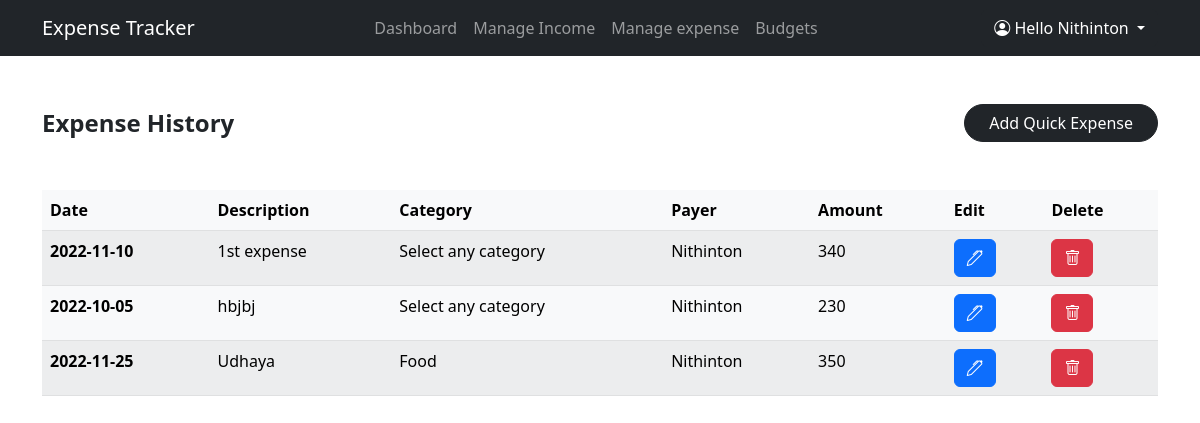
The page /manage/expense (signed in) on the database its author committed.
### app.py (models this page shows, shortened)
class User(db.Model):
    id = db.Column(db.Integer,primary_key=True)
    email = db.Column(db.String(50),unique=True,nullable=False)
    fname = db.Column(db.String(20),nullable=False)
    lname = db.Column(db.String(20))
    pswd = db.Column(db.String(50),nullable=False,default=None)
    expense = db.relationship('Expense', backref='user')
    income = db.relationship('Income', backref='user')

class  Expense(db.Model):
    id = db.Column(db.Integer,primary_key=True)
    description = db.Column(db.String(50),nullable=True,default=None)
    category = db.Column(db.String(50),nullable=True,default=None)
    amount = db.Column(db.Integer,nullable=False)
    date = db.Column(db.String(10),nullable=True,default=None)
    user_id = db.Column(db.Integer, db.ForeignKey('user.id'))

### app.py (the view)
@app.route('/manage/expense',methods = ["POST","GET"])
def expense():
    if request.method =="POST":
        if request.form["submit"] == "quick_expense":
            if request.form['amount']:
                description = request.form['description']
                category = request.form['category']
                date = request.form['date']
                amount = request.form['amount']
                if session["email"]:
                    usr_id = User.query.filter_by(email=session['email']).first().id
                    expense = Expense(description=description,category=category,date=date,amount=amount,user_id=usr_id)
                    db.session.add(expense)
                    db.session.commit()
                    flash("Expense amount "+str(expense.amount)+"₹ added successfully")
                else:
                    flash("Expense not added")
            else:
                flash("Enter amount")
                return redirect(url_for('expense'))
        elif request.form['submit'] == "edit_expense":
            if request.form['Eamount']:
                description = request.form['Edescription']
                category = request.form['Ecategory']
                date = request.form['Edate']
                amount = request.form['Eamount']
                expense_id = request.form['Eid']
                print(amount)
                if session["email"]:
                    usr_id = User.query.filter_by(email=session['email']).first().id
                    Expense.query.filter_by(id=expense_id).first().descrption = description
                    Expense.query.filter_by(id=expense_id).first().category = category
                    Expense.query.filter_by(id=expense_id).first().date = date
                    Expense.query.filter_by(id=expense_id).first().amount = amount
                    db.session.commit()
                    flash("Expense amount "+str(Expense.query.filter_by(id=expense_id).first().amount)+"₹ added successfully")
                else:
                    flash("Expense not added")
            else:
                flash("Enter amount")
                return redirect(url_for('expense'))
        elif request.form['submit'] == "delete_expense":
            print("Hello")
            if request.form['expenseId']:
                expenseId = request.form['expenseId']
                expense = Expense.query.filter_by(id=expenseId).first()
                print(expense)
                db.session.delete(expense)
                db.session.commit()
        return redirect(url_for('expense'))
    else:
        expenses = User.query.filter_by(email=session['email']).first().expense
        return render_template('expenses.html', data = expenses)

### templates/expenses.html (shortened to what this page needs)
{% extends 'base.html' %}
{% block body %}
    <section class="min-vh-100 mt-5">
        <div class="container">
            <div class="d-flex justify-content-between align-items-center">
                <div class="fs-4 fw-bold">Expense History</div>
                <button class="btn btn-dark px-4 rounded-pill" data-bs-toggle="modal" data-bs-target="#expenseModal" >Add Quick Expense</button>
            </div>
            <table class="table table-striped table-light mt-5">
                <thead>
                  <tr>
                    <th scope="col">Date</th>
                    <th scope="col">Description</th>
                    <th scope="col">Category</th>
                    <th scope="col">Payer</th>
                    <th scope="col">Amount</th>
                    <th scope="col">Edit</th>
                    <th scope="col">Delete</th>
                  </tr>
                </thead>
                <tbody>
                    {% for expense in data %}
                    <tr>
                        <th>{{expense.date}}</th>
                        <td>{{expense.description}}</td>
                        <td>{{expense.category}}</td>
                        <td>{{expense.user.fname}}</td>
                        <td>{{expense.amount}}</td>
                        <td><button class="btn btn-primary" data-bs-toggle="modal" data-bs-target="#ex{{expense.id}}" ><i class="bi bi-pen"></i></button>
                        </td>
                        <td>
                            <form action="{{ url_for('expense') }}" method="POST">
                                <button type="submit" value ="delete_expense" name ="submit" class="btn btn-danger"><i class="bi bi-trash"></i></a>
                            </form>
                        </td>
                    </tr>
                    {% endfor %}
                </tbody>
              </table>
        </div>
    </section>
{% endblock %}

### templates/base.html (shortened to what this page needs)
<!doctype html>
<html lang="en">
  <head>
    <link href="https://cdn.jsdelivr.net/npm/bootstrap@5.2.1/dist/css/bootstrap.min.css" rel="stylesheet">
    <link rel="stylesheet" href="https://cdn.jsdelivr.net/npm/bootstrap-icons@1.9.1/font/bootstrap-icons.css">
  </head>
  <body>
      <nav class="navbar navbar-expand-lg bg-dark navbar-dark sticky-top">
        <div class="container">
          <a class="navbar-brand" href="#">Expense Tracker</a>
          <div class="collapse navbar-collapse" id="navbarSupportedContent">
            <ul class="navbar-nav mx-auto text-center">
              <li class="nav-item">
                <a class="nav-link" href="{{ url_for('dashboard') }}">Dashboard</a>
              </li>
              <li class="nav-item">
                <a class="nav-link" href="{{ url_for('income') }}">Manage Income</a>
              </li>
              <li class="nav-item">
                <a class="nav-link" href="{{ url_for('expense') }}">Manage expense</a>
              </li>
              <li class="nav-item">
                <a class="nav-link" href="#">Budgets</a>
              </li>
            </ul>
            {% if ('email' in session) and ('pswd' in session) %}
            <div class="dropdown">
              <a class="btn btn-dark dropdown-toggle" href="#" role="button" data-bs-toggle="dropdown" aria-expanded="false">
                <i class="bi bi-person-circle"></i> Hello {{session['fname']}}
              </a>
            </div>
            {% endif %}
          </div>
        </div>
      </nav>
    {% block body %}
    {% endblock %}
  </body>
</html>

### rows shown on the page
User: fname "Nithinton"
Expense: date "2022-11-10", description "1st expense", category "Select any category", user.fname "Nithinton", amount "340"
Expense: date "2022-10-05", description "hbjbj", category "Select any category", user.fname "Nithinton", amount "230"
Expense: date "2022-11-25", description "Udhaya", category "Food", user.fname "Nithinton", amount "350"
